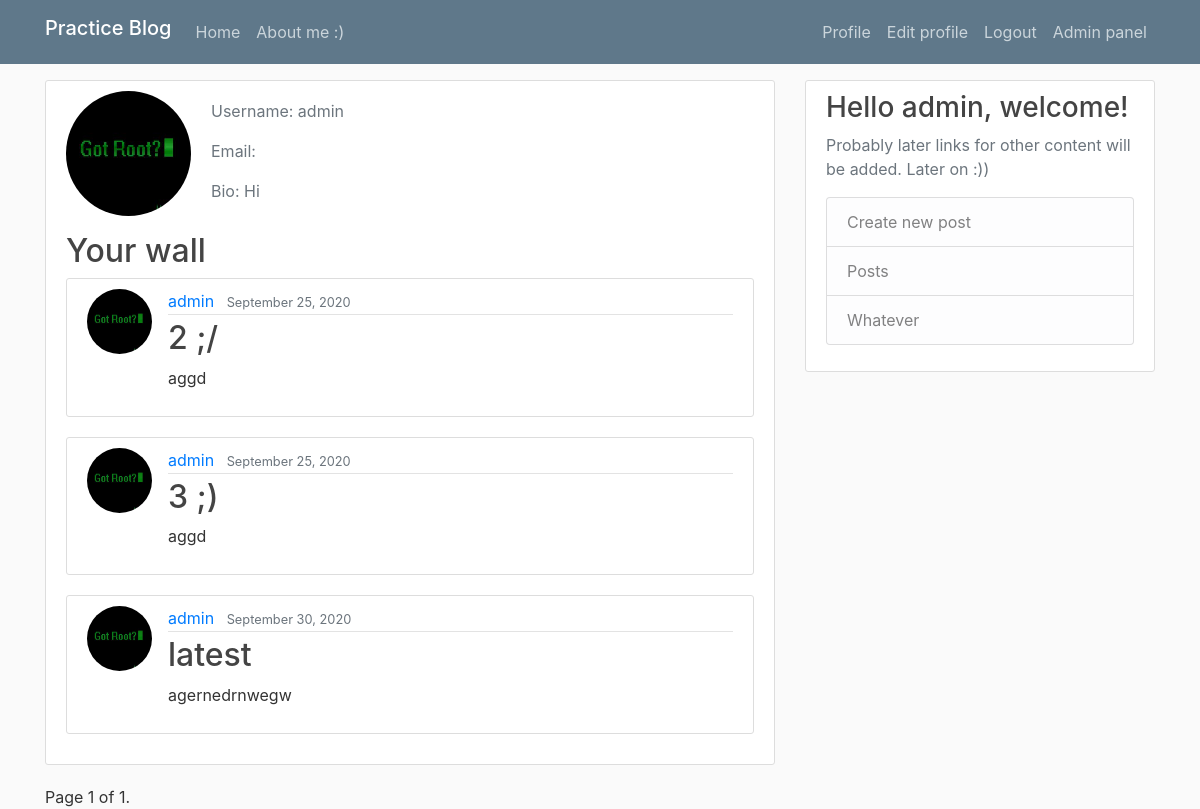
The page /profile/ (signed in) on the database as committed earlier.
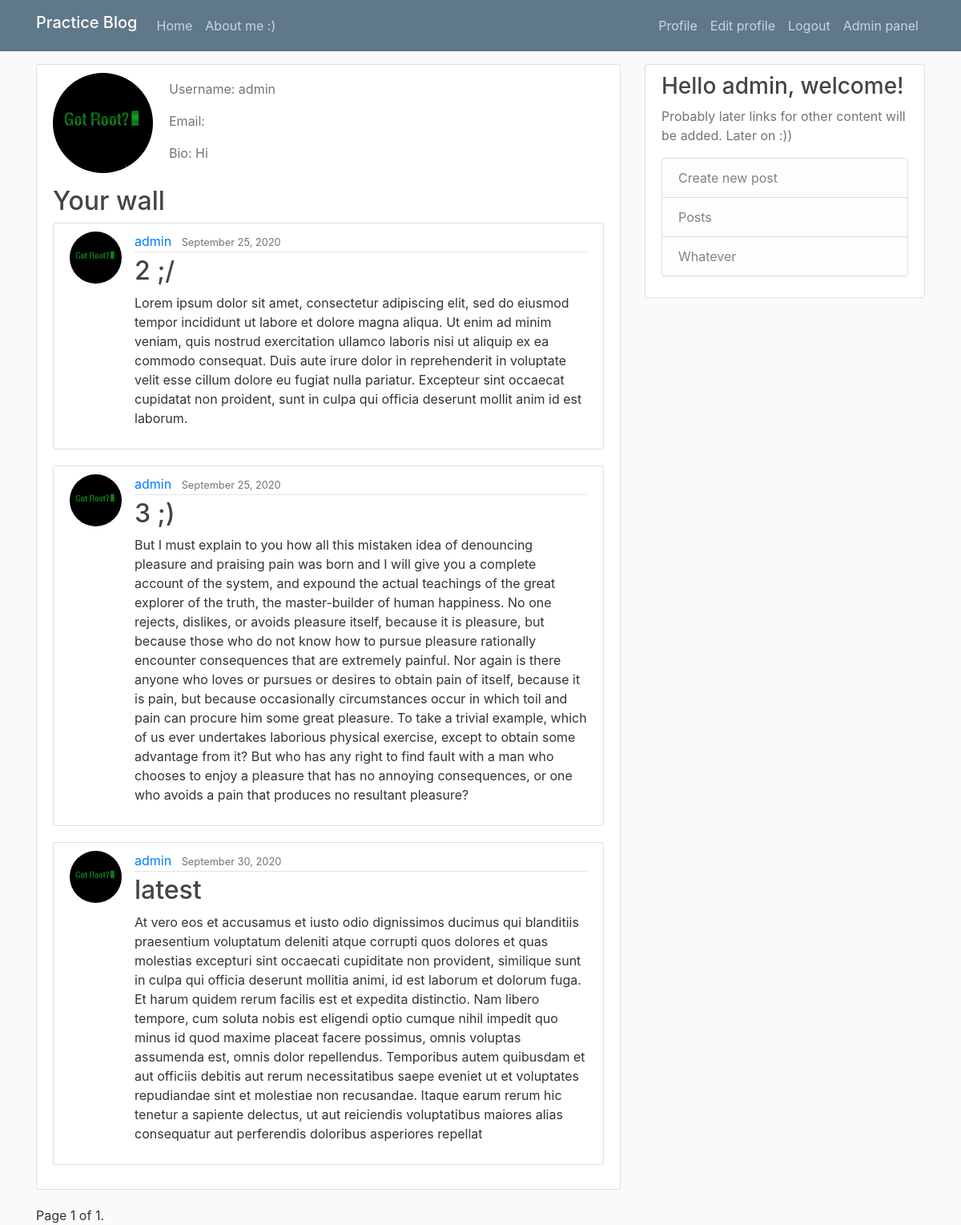
The same page on the database as committed later.
### blog/models.py (models this page shows, shortened)
class Post(models.Model):
    title = models.CharField(max_length=100)
    content = models.TextField()
    date_posted = models.DateField(default=timezone.now)
    author = models.ForeignKey(User, on_delete=models.CASCADE)

### users/models.py (models this page shows, shortened)
class Profile(models.Model):
    user = models.OneToOneField(User, on_delete=models.CASCADE)
    image = models.ImageField(default='def_av.jpg', upload_to='profile_pics')
    bio_desc = models.TextField()

### users/views.py (the view)
# urls.py: path('profile/', user_views.profile, name='user_profile'),
@login_required
def profile(request):
    post_list = Post.objects.filter(author=request.user)
    paginator = Paginator(post_list, 5)
    page_number = request.GET.get('page')
    page_obj = paginator.get_page(page_number)
    context = {
        'page_obj': page_obj
    }
    return render(request, 'users/profile.html', context)

### users/templates/users/profile.html (shortened to what this page needs)
{% extends "blog/base.html" %}
{% load crispy_forms_tags %}
{% block content %}
    <div class="content-section">
        {% if request.user.username == user.username %}
            <div class="media">
                <img class="rounded-circle account-img" src="{{ user.profile.image.url }}">
                <div class="media-body">
                    <p class="text-secondary">Username: {{ user.username }}</p>
                    <p class="text-secondary">Email: {{ user.email }}</p>
                    <p class="text-secondary">Bio: {{ user.profile.bio_desc }}</p>
                </div>
            </div>
            <h2>Your wall</h2>
        {% else %}
            <h1>{{ user.username }}'s posts ({{ posts.count }})</h1>
        {% endif %}
        {% for post in page_obj %}
            <article class="media content-section">
                <img class="rounded-circle article-img" src="{{ post.author.profile.image.url }}">
                <div class="media-body">
                    <div class="article-metadata">
                        <a class="mr-2" href="#">{{ post.author }}</a>
                        <small class="text-muted">{{ post.date_posted|date:"F d, Y" }}</small>
                    </div>
                    <h2><a class="article-title" href="{% url 'post_detail' post.id %}">{{ post.title }}</a></h2>
                    <p class="article-content">{{ post.content }}</p>
                </div>
            </article>
        {% endfor %}
    </div>
    <div class="pagination">
    <span class="step-links">
        <span class="current">
            Page {{ page_obj.number }} of {{ page_obj.paginator.num_pages }}.
        </span>
    </span>
    </div>
{% endblock content %}

Rows that differ between the two databases and show on the page:
changed Post: content "aggd" → "Lorem ipsum dolor sit amet, consectetur adipiscing elit, sed do eiusmod tempor incididunt ut labore et dolore magna aliqua. Ut enim ad minim veniam, quis nostrud exercitation ullamco laboris nisi ut aliquip ex ea commodo consequat. Duis aute irure dolor in reprehenderit in voluptate velit esse cillum dolore eu fugiat nulla pariatur. Excepteur sint occaecat cupidatat non proident, sunt in culpa qui officia deserunt mollit anim id est laborum."
changed Post: content "aggd" → "But I must explain to you how all this mistaken idea of denouncing pleasure and praising pain was born and I will give you a complete account of the system, and expound the actual teachings of the great explorer of the truth, the master-builder of human happiness. No one rejects, dislikes, or avoids pleasure itself, because it is pleasure, but because those who do not know how to pursue pleasure rationally encounter consequences that are extremely painful. Nor again is there anyone who loves or pursues or desires to obtain pain of itself, because it is pain, but because occasionally circumstances occur in which toil and pain can procure him some great pleasure. To take a trivial example,…"
changed Post "latest": content "agernedrnwegw" → "At vero eos et accusamus et iusto odio dignissimos ducimus qui blanditiis praesentium voluptatum deleniti atque corrupti quos dolores et quas molestias excepturi sint occaecati cupiditate non provident, similique sunt in culpa qui officia deserunt mollitia animi, id est laborum et dolorum fuga. Et harum quidem rerum facilis est et expedita distinctio. Nam libero tempore, cum soluta nobis est eligendi optio cumque nihil impedit quo minus id quod maxime placeat facere possimus, omnis voluptas assumenda est, omnis dolor repellendus. Temporibus autem quibusdam et aut officiis debitis aut rerum necessitatibus saepe eveniet ut et voluptates repudiandae sint et molestiae non recusandae. Itaque…"
